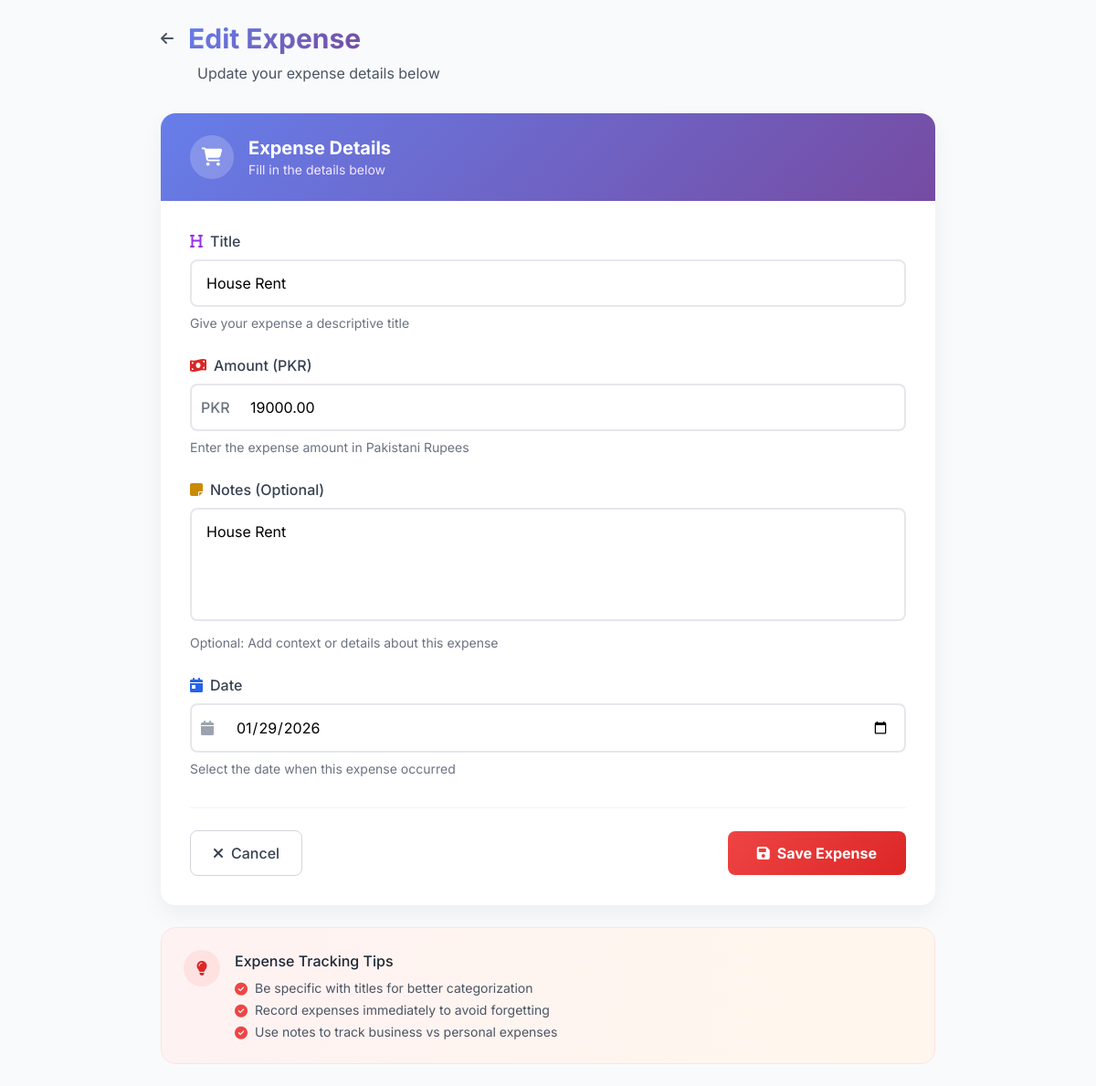
/expense/edit/1/ (signed in), run on the app's committed database.
### accounts/models.py (models this page shows, shortened)
class Expense(models.Model):
    user = models.ForeignKey(User, on_delete=models.CASCADE)
    title = models.CharField(max_length=200)
    amount = models.DecimalField(max_digits=10, decimal_places=2)
    notes = models.TextField(blank=True)
    date = models.DateField()

### accounts/views.py (the view, shortened to what this page needs)
# urls.py: path('expense/edit/<int:id>/', views.expense_edit, name='expense_edit'),
def expense_edit(request, id):
    user = current_user(request)
    expense = get_object_or_404(Expense, id=id, user=user)
    return render(request, 'expense/expense_form.html', {'expense': expense})

### accounts/views.py (called while the page is built)
def current_user(request):
    uid = request.session.get('user_id')
    if not uid:
        return None
    return User.objects.get(id=uid)

### accounts/templates/expense/expense_form.html (shortened to what this page needs)
<!DOCTYPE html>
<html lang="en">
<head>
    <script src="https://cdn.tailwindcss.com"></script>
    <link rel="stylesheet" href="https://cdnjs.cloudflare.com/ajax/libs/font-awesome/6.4.0/css/all.min.css">
</head>
<body class="bg-gray-50 min-h-screen">
    <div class="max-w-4xl mx-auto p-6">
        <div class="mb-8 fade-in">
            <div class="flex items-center mb-2">
                <a href="{% url 'dashboard' %}" class="text-gray-600 hover:text-purple-600 mr-4">
                    <i class="fas fa-arrow-left"></i>
                </a>
                <h1 class="text-3xl font-bold text-gray-800">
                    {% if expense %}
                    <span class="gradient-text">Edit Expense</span>
                    {% else %}
                    <span class="gradient-text">Add New Expense</span>
                    {% endif %}
                </h1>
            </div>
            <p class="text-gray-600 ml-10">
                {% if expense %}
                Update your expense details below
                {% else %}
                Record a new expense transaction
                {% endif %}
            </p>
        </div>
        <div class="bg-white rounded-2xl card-shadow overflow-hidden fade-in" style="animation-delay: 0.1s;">
            <div class="gradient-bg px-8 py-6">
                <div class="flex items-center">
                    <div class="w-12 h-12 rounded-full bg-white bg-opacity-20 flex items-center justify-center mr-4">
                        <i class="fas fa-shopping-cart text-white text-xl"></i>
                    </div>
                    <div>
                        <h2 class="text-xl font-bold text-white">Expense Details</h2>
                        <p class="text-purple-100 text-sm">Fill in the details below</p>
                    </div>
                </div>
            </div>
            <div class="p-8">
                <form method="POST" id="expenseForm">
                    <div class="mb-6">
                        <label class="form-label flex items-center">
                            <i class="fas fa-heading text-purple-600 mr-2"></i>
                            Title
                        </label>
                        <input
                            type="text"
                            name="title"
                            placeholder="Enter expense title (e.g., Groceries, Restaurant, Fuel)"
                            value="{{ expense.title|default:'' }}"
                            required
                            class="w-full px-4 py-3 rounded-lg form-input focus:outline-none"
                        >
                        <p class="text-gray-500 text-sm mt-2">Give your expense a descriptive title</p>
                    </div>
                    <div class="mb-6">
                        <label class="form-label flex items-center">
                            <i class="fas fa-money-bill-wave text-red-600 mr-2"></i>
                            Amount (PKR)
                        </label>
                        <div class="relative">
                            <div class="absolute inset-y-0 left-0 pl-3 flex items-center pointer-events-none">
                                <span class="text-gray-500 font-medium">PKR</span>
                            </div>
                            <input
                                type="number"
                                name="amount"
                                step="0.01"
                                placeholder="0.00"
                                value="{{ expense.amount|default:'' }}"
                                required
                                class="w-full px-4 py-3 pl-16 rounded-lg form-input focus:outline-none"
                            >
                        </div>
                        <p class="text-gray-500 text-sm mt-2">Enter the expense amount in Pakistani Rupees</p>
                    </div>
                    <div class="mb-6">
                        <label class="form-label flex items-center">
                            <i class="fas fa-sticky-note text-yellow-600 mr-2"></i>
                            Notes (Optional)
                        </label>
                        <textarea
                            name="notes"
                            placeholder="Add any additional notes or details about this expense..."
                            rows="4"
                            class="w-full px-4 py-3 rounded-lg form-input focus:outline-none resize-none"
                        >{{ expense.notes|default:'' }}</textarea>
                        <p class="text-gray-500 text-sm mt-2">Optional: Add context or details about this expense</p>
                    </div>
                    <div class="mb-8">
                        <label class="form-label flex items-center">
                            <i class="fas fa-calendar-day text-blue-600 mr-2"></i>
                            Date
                        </label>
                        <div class="relative">
                            <div class="absolute inset-y-0 left-0 pl-3 flex items-center pointer-events-none">
                            </div>
                            <input
                                name="date"
                                type="date"
                                value="{{ expense.date|date:'Y-m-d' }}"
                                required
                                class="w-full px-4 py-3 pl-12 rounded-lg form-input focus:outline-none"
                            >
                        </div>
                        <p class="text-gray-500 text-sm mt-2">Select the date when this expense occurred</p>
                    </div>
                    <div class="flex items-center justify-between pt-6 border-t border-gray-100">
                        <a href="{% url 'dashboard' %}" class="px-6 py-3 border border-gray-300 rounded-lg font-medium text-gray-700 hover:bg-gray-50 transition duration-300 flex items-center">
                            <i class="fas fa-times mr-2"></i>
                            Cancel
                        </a>
                        <button
                            type="submit"
                            class="danger-bg text-white px-8 py-3 rounded-lg font-bold hover:shadow-lg transition duration-300 flex items-center"
                        >
                            <i class="fas fa-save mr-2"></i>
                            Save Expense
                        </button>
                    </div>
                </form>
            </div>
        </div>
        <div class="mt-6 bg-gradient-to-r from-red-50 to-orange-50 border border-red-100 rounded-2xl p-6 fade-in" style="animation-delay: 0.2s;">
            <div class="flex items-start">
                <div class="w-10 h-10 rounded-full bg-red-100 flex items-center justify-center mr-4 flex-shrink-0">
                    <i class="fas fa-lightbulb text-red-600"></i>
                </div>
                <div>
                    <h3 class="font-medium text-gray-800 mb-2">Expense Tracking Tips</h3>
                    <ul class="text-gray-600 space-y-1 text-sm">
                        <li class="flex items-start">
                            <i class="fas fa-check-circle text-red-500 mr-2 mt-1 flex-shrink-0"></i>
                            <span>Be specific with titles for better categorization</span>
                        </li>
                        <li class="flex items-start">
                            <i class="fas fa-check-circle text-red-500 mr-2 mt-1 flex-shrink-0"></i>
                            <span>Record expenses immediately to avoid forgetting</span>
                        </li>
                        <li class="flex items-start">
                            <i class="fas fa-check-circle text-red-500 mr-2 mt-1 flex-shrink-0"></i>
                            <span>Use notes to track business vs personal expenses</span>
                        </li>
                    </ul>
                </div>
            </div>
        </div>
    </div>
</body>
</html>

### accounts/templates/expense/expense_form.html (style rules this page uses)
* { font-family: 'Inter', sans-serif; }
.gradient-bg { background: linear-gradient(135deg, #667eea 0%, #764ba2 100%); }
.gradient-text { background: linear-gradient(135deg, #667eea 0%, #764ba2 100%); -webkit-background-clip: text; -webkit-text-fill-color: transparent; background-clip: text; }
.form-input { transition: all 0.3s ease; border: 2px solid #e5e7eb; }
.form-label { display: block; font-weight: 500; color: #374151; margin-bottom: 0.5rem; }
.card-shadow { box-shadow: 0 10px 25px rgba(0, 0, 0, 0.05); }
.fade-in { animation: fadeIn 0.5s ease-out; }
.danger-bg { background: linear-gradient(135deg, #ef4444 0%, #dc2626 100%); }

### data on the page
Expense: title "House Rent", amount "19000.00", notes "House Rent", date "01/29/2026"
